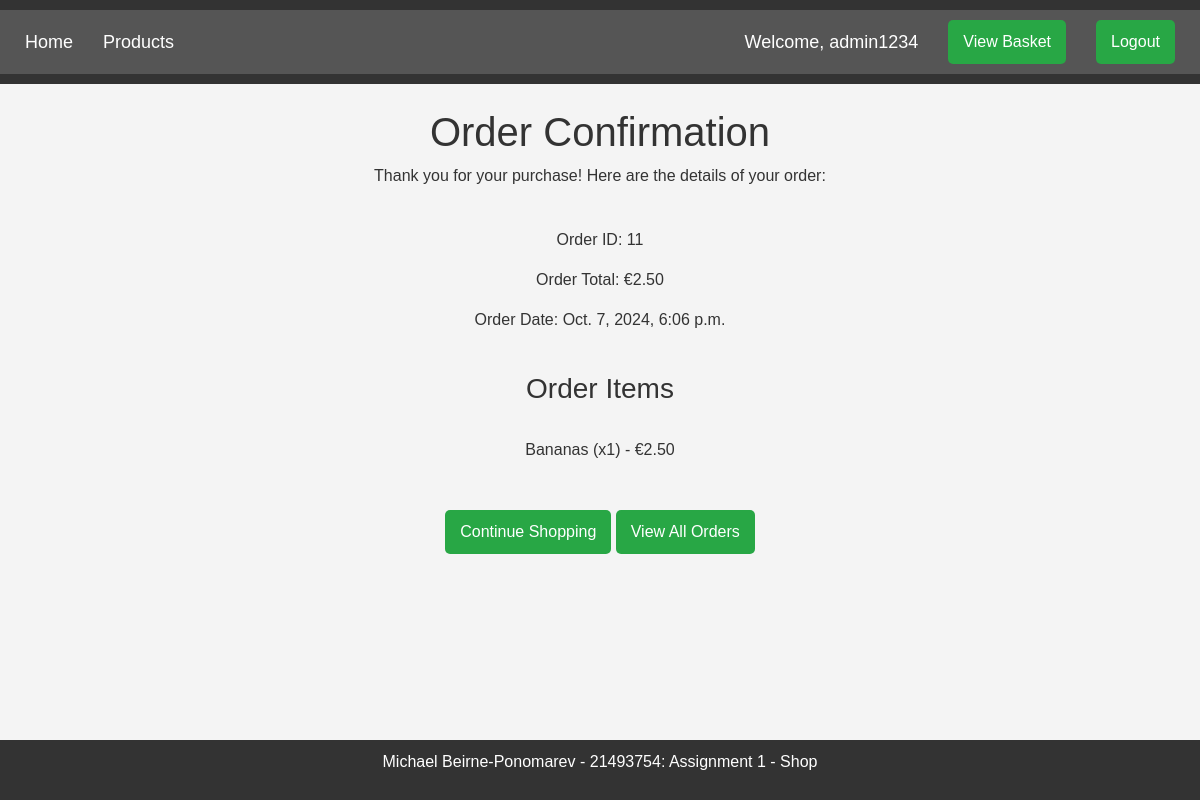
The page /order-confirmation/11/ (signed in) on the database as committed earlier.
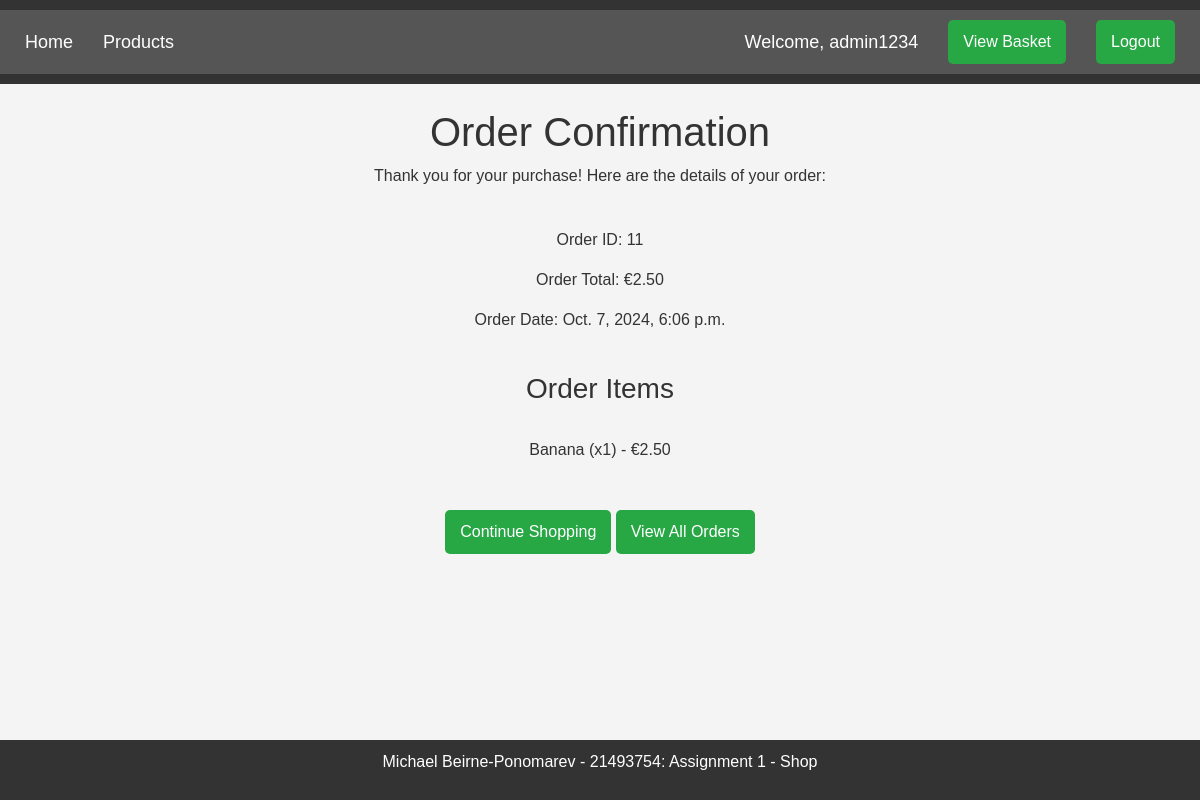
The same page on the database as committed later.
### mikeshop/models.py (models this page shows)
class BasketItem(models.Model):
    id = models.AutoField(primary_key=True)
    basket_id = models.ForeignKey(Basket, on_delete=models.CASCADE)
    product_id = models.ForeignKey(Product, on_delete=models.CASCADE)
    quantity = models.IntegerField(default=1)
    def item_price(self):
        return self.product_id.price * self.quantity

class Product(models.Model):
    id = models.AutoField(primary_key=True)
    name = models.CharField(max_length=200, null=False)
    description = models.TextField(null = False)
    price = models.DecimalField(max_digits=6, decimal_places=2, default=0.0)
    product_image = models.FileField(upload_to='products')

### mikeshop/views.py (the view)
# urls.py: path('order-confirmation/<int:order_id>/', views.order_confirmation, name='order_confirmation')
@login_required
def order_confirmation(request, order_id):
    order = Order.objects.get(id=order_id, user_id=request.user)
    return render(request, 'order_confirmation.html', {'order': order})

### mikeshop/templates/order_confirmation.html (shortened to what this page needs)
{% extends 'base.html' %}
{% block content %}
<div class="center">
<br>
<h1>Order Confirmation</h1>
<p>Thank you for your purchase! Here are the details of your order:</p>
<br>
<p>Order ID: {{ order.id }}</p>
<p>Order Total: €{{ order.total_price }}</p>
<p>Order Date: {{ order.date_ordered }}</p>
<br>
<h3>Order Items</h3>
<br>
    {% for item in order.basket_id.basketitem_set.all %}
        {{ item.product_id.name }} (x{{ item.quantity }}) - €{{ item.item_price }}
        <br>
    {% endfor %}
<br><br>
<a href="{% url 'products' %}" class="btn btn-primary">Continue Shopping</a>
<a href="{% url 'view_orders' %}"class="btn btn-primary">View All Orders</a>
</div>
{% endblock %}

Rows that differ between the two databases and show on the page:
changed through a linked row, BasketItem: product_id.name "Bananas" → "Banana"
